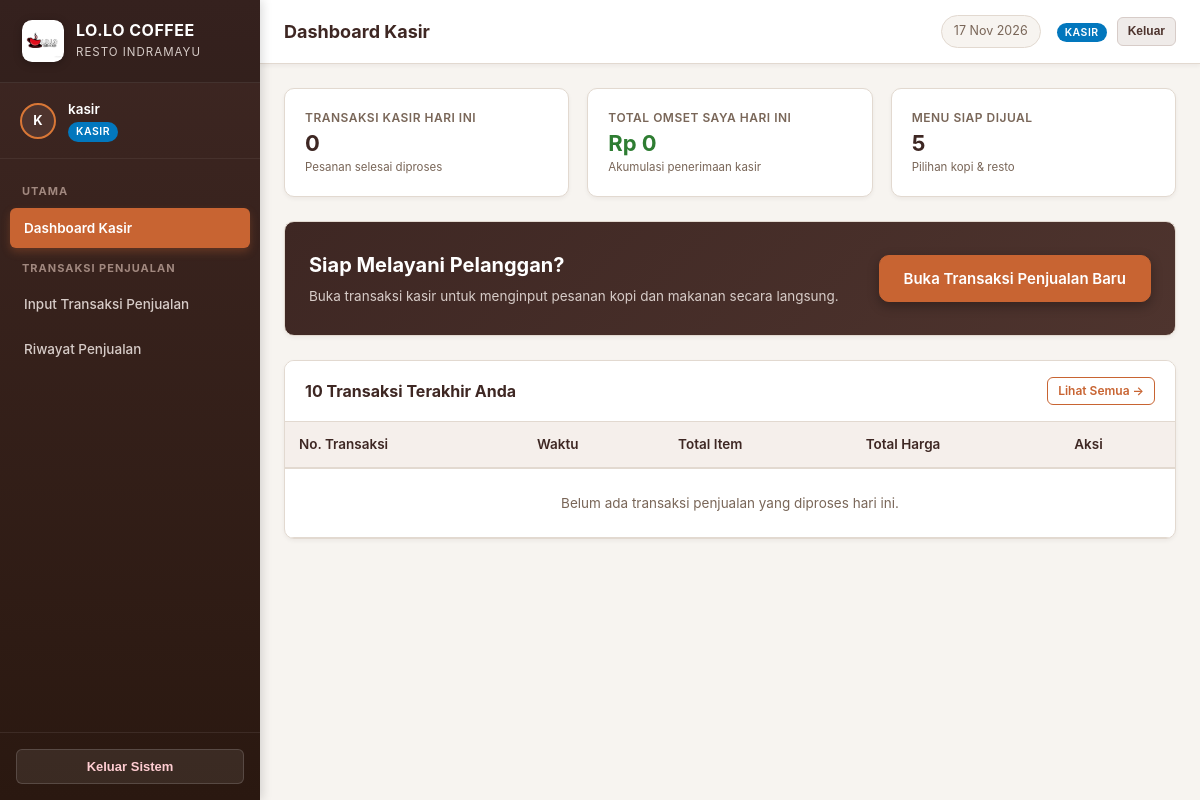
The page /pages/kasir/dashboard.php (signed in) on the database as committed earlier.
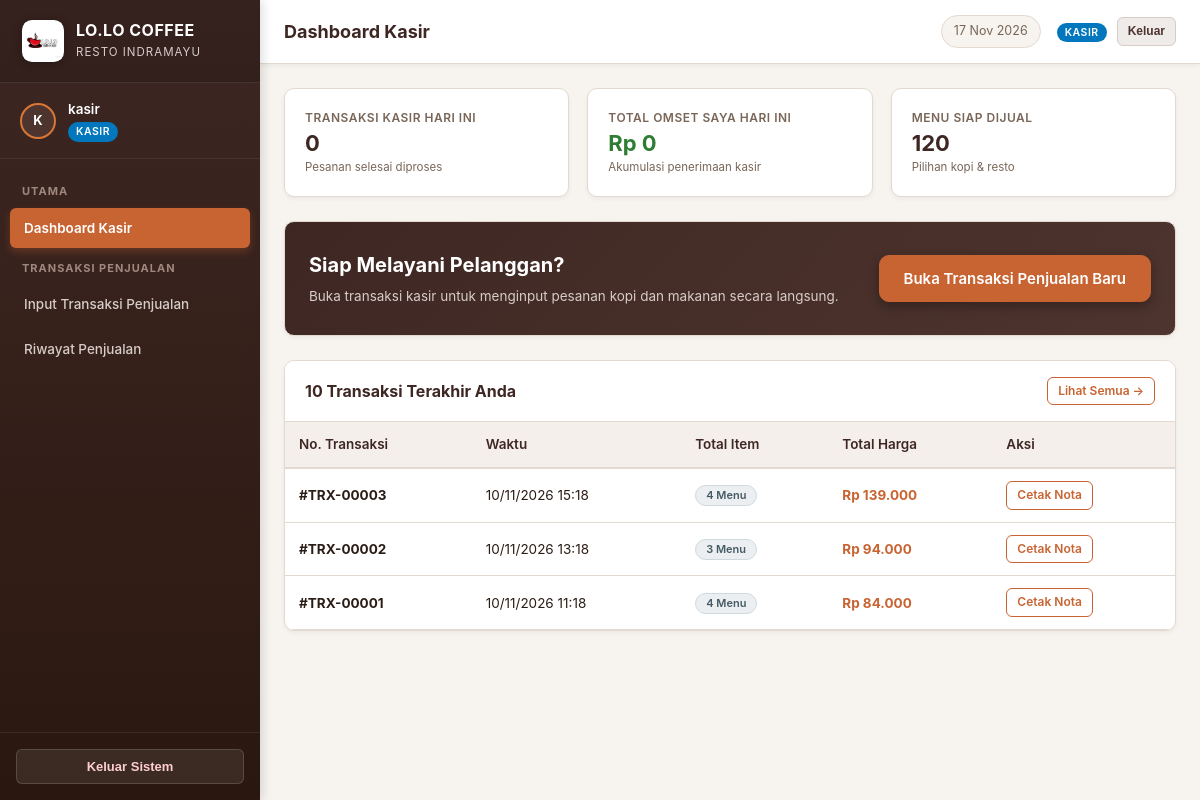
The same page on the database as committed later.
### tables this page shows
CREATE TABLE `penjualan` (
    `id_penjualan` INT AUTO_INCREMENT PRIMARY KEY,
    `tanggal` DATETIME NOT NULL DEFAULT CURRENT_TIMESTAMP,
    `total_harga` DECIMAL(12,2) NOT NULL DEFAULT 0.00,
    `id_user` INT NOT NULL,
    CONSTRAINT `fk_penjualan_user` FOREIGN KEY (`id_user`) REFERENCES `pengguna` (`id_user`) ON DELETE RESTRICT
);

### includes/auth.php (called while the page is built, shortened)
<?php
require_once __DIR__ . '/../config/database.php';
function current_user_id() {
    return $_SESSION['id_user'] ?? null;
}
function current_user_name() {
    return $_SESSION['username'] ?? 'Pengguna';
}
function current_user_role() {
    return $_SESSION['role'] ?? '';
}

### config/database.php (called while the page is built, shortened)
<?php
class Database {
    private static $host = '127.0.0.1';
    private static $db_name = 'proyek 1';
    private static $username = 'root';
    private static $password = '';
    private static $conn = null;
    public static function getConnection() {
        if (self::$conn === null) {
            try {
                $options = [
                    PDO::ATTR_ERRMODE => PDO::ERRMODE_EXCEPTION,
                    PDO::ATTR_DEFAULT_FETCH_MODE => PDO::FETCH_ASSOC,
                    PDO::ATTR_EMULATE_PREPARES => true,
                    PDO::MYSQL_ATTR_MULTI_STATEMENTS => true,
                ];
                $dsn = "mysql:host=" . self::$host . ";dbname=" . self::$db_name . ";charset=utf8mb4";
                try {
                    self::$conn = new PDO($dsn, self::$username, self::$password, $options);
                } catch (PDOException $e) {
                    if ($e->getCode() == 1049 || strpos($e->getMessage(), 'Unknown database') !== false) {
                        $serverPdo = new PDO("mysql:host=" . self::$host . ";charset=utf8mb4", self::$username, self::$password, $options);
                        $serverPdo->exec("CREATE DATABASE IF NOT EXISTS `" . self::$db_name . "` DEFAULT CHARACTER SET utf8mb4 COLLATE utf8mb4_unicode_ci;");
                        self::$conn = new PDO($dsn, self::$username, self::$password, $options);
                    } else {
                        throw $e;
                    }
                }
                $needImport = false;
                $checkTable = self::$conn->query("SHOW TABLES LIKE 'menu'");
                if ($checkTable->rowCount() === 0) {
                    $needImport = true;
                } else {
                    $countMenu = (int)self::$conn->query("SELECT COUNT(*) FROM `menu`")->fetchColumn();
                    if ($countMenu < 50) {
                        $needImport = true;
                    }
                }
                if ($needImport) {
                    $sqlFile = __DIR__ . '/../database.sql';
                    if (file_exists($sqlFile)) {
                        $sqlContent = file_get_contents($sqlFile);
                        $sqlContent = preg_replace('/USE `?[^`]+`?;/i', '', $sqlContent);
                        $sqlContent = preg_replace('/CREATE DATABASE IF NOT EXISTS [^;]+;/i', '', $sqlContent);
                        try {
                            self::$conn->exec($sqlContent);
                        } catch (PDOException $ex) {
                            $statements = array_filter(array_map('trim', explode(";\n", $sqlContent)));
                            foreach ($statements as $stmt) {
                                if (!empty($stmt)) {
                                    self::$conn->exec($stmt);
                                }
                            }
                        }
                    }
                }
            } catch (PDOException $e) {
                die('<div style="font-family:Segoe UI,sans-serif;max-width:600px;margin:50px auto;padding:24px;background:#fff3cd;border:1px solid #ffeeba;border-radius:8px;color:#856404;">' .
                    '<h3 style="margin-top:0;">Gagal Terhubung ke Database MySQL</h3>' .
                    '<p>Pastikan MySQL di Laragon / XAMPP sudah aktif.</p>' .
                    '<p><small>Detail Error: ' . htmlspecialchars($e->getMessage()) . '</small></p>' .
                    '</div>');
            }
        }
        return self::$conn;
    }
}
if (!function_exists('format_rupiah')) {
    function format_rupiah($angka) {
        return 'Rp ' . number_format((float)$angka, 0, ',', '.');
    }
}

### classes/Penjualan.php (called while the page is built, shortened)
<?php
require_once __DIR__ . '/../config/database.php';
require_once __DIR__ . '/Menu.php';
class Penjualan {
    private $db;
    public function __construct() {
        $this->db = Database::getConnection();
    }
    public function getRiwayat($limit = 50, $id_user = null) {
        $sql = "
            SELECT p.*, u.username as nama_kasir,
                   (SELECT COUNT(*) FROM detail_penjualan dp WHERE dp.id_penjualan = p.id_penjualan) as total_item
            FROM penjualan p
            JOIN pengguna u ON p.id_user = u.id_user
        ";
        $params = [];
        if ($id_user !== null) {
            $sql .= " WHERE p.id_user = :id_user";
            $params[':id_user'] = $id_user;
        }
        $sql .= " ORDER BY p.tanggal DESC LIMIT " . (int)$limit;
        $stmt = $this->db->prepare($sql);
        $stmt->execute($params);
        return $stmt->fetchAll();
    }
    public function getStatistikKasirHariIni($id_user) {
        $stmt = $this->db->prepare("
            SELECT
                COUNT(*) as total_transaksi,
                COALESCE(SUM(total_harga), 0) as total_pendapatan
            FROM penjualan
            WHERE DATE(tanggal) = CURDATE() AND id_user = :id_user
        ");
        $stmt->execute([':id_user' => (int)$id_user]);
        return $stmt->fetch();
    }
}

### classes/Menu.php (called while the page is built, shortened)
<?php
require_once __DIR__ . '/../config/database.php';
class Menu {
    private $db;
    public function __construct() {
        $this->db = Database::getConnection();
    }
    public function countTotal() {
        $stmt = $this->db->query("SELECT COUNT(*) AS total FROM menu");
        $row = $stmt->fetch();
        return (int)($row['total'] ?? 0);
    }
}

### pages/kasir/dashboard.php (the view, shortened to what this page needs)
<?php
$page_title = 'Dashboard Kasir';
require_once __DIR__ . '/../../includes/auth.php';
require_once __DIR__ . '/../../classes/Penjualan.php';
require_once __DIR__ . '/../../classes/Menu.php';
$penjualanModel = new Penjualan();
$menuModel = new Menu();
$statsHariIni = $penjualanModel->getStatistikKasirHariIni(current_user_id());
$riwayatKasir = $penjualanModel->getRiwayat(10, current_user_id());
$totalMenu = $menuModel->countTotal();
require_once __DIR__ . '/../../includes/header.php';
?>
<div class="stats-grid">
    <div class="stat-card">
        <div class="stat-content">
            <div class="stat-label">Transaksi Kasir Hari Ini</div>
            <div class="stat-value"><?= number_format($statsHariIni['total_transaksi'] ?? 0, 0) ?></div>
            <div class="stat-subtext">Pesanan selesai diproses</div>
        </div>
    </div>
    <div class="stat-card">
        <div class="stat-content">
            <div class="stat-label">Total Omset Saya Hari Ini</div>
            <div class="stat-value" style="color: var(--color-success);">
                <?= format_rupiah($statsHariIni['total_pendapatan'] ?? 0) ?>
            </div>
            <div class="stat-subtext">Akumulasi penerimaan kasir</div>
        </div>
    </div>
    <div class="stat-card">
        <div class="stat-content">
            <div class="stat-label">Menu Siap Dijual</div>
            <div class="stat-value"><?= number_format($totalMenu, 0) ?></div>
            <div class="stat-subtext">Pilihan kopi & resto</div>
        </div>
    </div>
</div>
<div class="card" style="background: linear-gradient(135deg, var(--cafe-espresso) 0%, var(--cafe-mocha) 100%); color:#FFF;">
    <div class="card-body" style="padding: 28px 24px; display:flex; justify-content:space-between; align-items:center; flex-wrap:wrap; gap:16px;">
        <div>
            <h2 style="font-size: 20px; font-weight: 700; margin-bottom: 6px;">Siap Melayani Pelanggan?</h2>
            <p style="font-size: 13.5px; color: #D7CCC8;">Buka transaksi kasir untuk menginput pesanan kopi dan makanan secara langsung.</p>
        </div>
        <div>
            <a href="<?= BASE_URL ?>/pages/kasir/penjualan.php" class="btn btn-primary btn-lg" style="box-shadow: 0 4px 12px rgba(0,0,0,0.3);">
                Buka Transaksi Penjualan Baru
            </a>
        </div>
    </div>
</div>
<div class="card">
    <div class="card-header">
        <div class="card-title">10 Transaksi Terakhir Anda</div>
        <a href="<?= BASE_URL ?>/pages/kasir/riwayat_penjualan.php" class="btn btn-sm btn-outline">Lihat Semua &rarr;</a>
    </div>
    <div class="table-responsive">
        <table class="table">
            <thead>
                <tr>
                    <th>No. Transaksi</th>
                    <th>Waktu</th>
                    <th>Total Item</th>
                    <th>Total Harga</th>
                    <th>Aksi</th>
                </tr>
            </thead>
            <tbody>
                <?php if (empty($riwayatKasir)): ?>
                    <tr>
                        <td colspan="5" style="text-align:center; padding: 24px; color: var(--text-muted);">
                            Belum ada transaksi penjualan yang diproses hari ini.
                        </td>
                    </tr>
                <?php else: ?>
                    <?php foreach ($riwayatKasir as $r): ?>
                        <tr>
                            <td><strong>#TRX-<?= str_pad($r['id_penjualan'], 5, '0', STR_PAD_LEFT) ?></strong></td>
                            <td><?= date('d/m/Y H:i', strtotime($r['tanggal'])) ?></td>
                            <td><span class="badge badge-secondary"><?= $r['total_item'] ?> Menu</span></td>
                            <td style="font-weight: 700; color: var(--cafe-accent);">
                                <?= format_rupiah($r['total_harga']) ?>
                            </td>
                            <td>
                                <a href="<?= BASE_URL ?>/pages/kasir/nota.php?id=<?= $r['id_penjualan'] ?>" class="btn btn-sm btn-outline">
                                    Cetak Nota
                                </a>
                            </td>
                        </tr>
                    <?php endforeach; ?>
                <?php endif; ?>
            </tbody>
        </table>
    </div>
</div>
<?php require_once __DIR__ . '/../../includes/footer.php'; ?>

### includes/header.php (shortened to what this page needs)
<?php
require_once __DIR__ . '/auth.php';
$current_user_role = current_user_role();
$page_title = $page_title ?? 'LO.LO Coffee & Resto';
?>
<!DOCTYPE html>
<html lang="id">
<head>
    <link rel="stylesheet" href="<?= BASE_URL ?>/assets/css/style.css">
</head>
<body>
<div class="app-container">
    <?php require_once __DIR__ . '/sidebar.php'; ?>
    <div class="main-wrapper">
        <header class="topbar">
            <div class="topbar-left">
                <div class="page-title">
                    <h1><?= htmlspecialchars($page_title) ?></h1>
                </div>
            </div>
            <div class="topbar-right">
                <div class="time-badge">
                    <span><?= date('d M Y') ?></span>
                </div>
                <div class="user-info-quick" style="display:flex;align-items:center;gap:10px;">
                    <span class="role-pill role-<?= htmlspecialchars($current_user_role) ?>">
                        <?= strtoupper(htmlspecialchars($current_user_role)) ?>
                    </span>
                    <button type="button" class="btn btn-sm btn-secondary" data-trigger="modal-logout" title="Keluar dari Sistem">
                        Keluar
                    </button>
                </div>
            </div>
        </header>
        <main class="content-body">

### includes/sidebar.php (shortened to what this page needs)
<?php
$current_script = basename($_SERVER['SCRIPT_NAME']);
$role = current_user_role();
?>
<aside class="sidebar" id="appSidebar">
    <div class="sidebar-brand">
        <div class="brand-icon">
            <img src="<?= BASE_URL ?>/assets/img/logo.png" alt="Logo LO.LO Coffee & Resto">
        </div>
        <div class="brand-text">
            <h2>LO.LO COFFEE</h2>
            <span>Resto Indramayu</span>
        </div>
    </div>
    <div class="sidebar-user">
        <div class="user-avatar">
            <?= strtoupper(substr(current_user_name(), 0, 1)) ?>
        </div>
        <div class="user-info">
            <div class="username"><?= htmlspecialchars(current_user_name()) ?></div>
            <span class="role-pill role-<?= htmlspecialchars($role) ?>">
                <?= strtoupper(htmlspecialchars($role)) ?>
            </span>
        </div>
    </div>
    <ul class="sidebar-menu">
        <?php if ($role === 'pemilik'): ?>
            <li class="menu-category">Utama</li>
            <li>
                <a href="<?= BASE_URL ?>/pages/pemilik/dashboard.php" class="<?= $current_script === 'dashboard.php' ? 'active' : '' ?>">
                    <span>Dashboard Pemilik</span>
                </a>
            </li>
            <li class="menu-category">Data Master & Resep</li>
            <li>
                <a href="<?= BASE_URL ?>/pages/pemilik/bahan.php" class="<?= $current_script === 'bahan.php' ? 'active' : '' ?>">
                    <span>Data Bahan Baku</span>
                </a>
            </li>
            <li>
                <a href="<?= BASE_URL ?>/pages/pemilik/menu.php" class="<?= $current_script === 'menu.php' ? 'active' : '' ?>">
                    <span>Data Menu</span>
                </a>
            </li>
            <li>
                <a href="<?= BASE_URL ?>/pages/pemilik/resep.php" class="<?= $current_script === 'resep.php' ? 'active' : '' ?>">
                    <span>Atur Resep (BOM)</span>
                </a>
            </li>
            <li class="menu-category">Inventori & Laporan</li>
            <li>
                <a href="<?= BASE_URL ?>/pages/pemilik/opname.php" class="<?= $current_script === 'opname.php' ? 'active' : '' ?>">
                    <span>Stock Opname</span>
                </a>
            </li>
            <li>
                <a href="<?= BASE_URL ?>/pages/pemilik/laporan.php" class="<?= in_array($current_script, ['laporan.php', 'export_excel.php', 'export_pdf.php']) ? 'active' : '' ?>">
                    <span>Rekap Penjualan</span>
                </a>
            </li>
        <?php elseif ($role === 'kasir'): ?>
            <li class="menu-category">Utama</li>
            <li>
                <a href="<?= BASE_URL ?>/pages/kasir/dashboard.php" class="<?= $current_script === 'dashboard.php' ? 'active' : '' ?>">
                    <span>Dashboard Kasir</span>
                </a>
            </li>
            <li class="menu-category">Transaksi Penjualan</li>
            <li>
                <a href="<?= BASE_URL ?>/pages/kasir/penjualan.php" class="<?= $current_script === 'penjualan.php' ? 'active' : '' ?>">
                    <span>Input Transaksi Penjualan</span>
                </a>
            </li>
            <li>
                <a href="<?= BASE_URL ?>/pages/kasir/riwayat_penjualan.php" class="<?= in_array($current_script, ['riwayat_penjualan.php', 'nota.php']) ? 'active' : '' ?>">
                    <span>Riwayat Penjualan</span>
                </a>
            </li>
        <?php endif; ?>
    </ul>
    <div class="sidebar-footer">
        <button type="button" class="btn-sidebar-logout" data-trigger="modal-logout">
            <span>Keluar Sistem</span>
        </button>
    </div>
</aside>

### includes/footer.php (shortened to what this page needs)
        </main>
    </div>
</div>
</body>
</html>

Rows that differ between the two databases and show on the page:
added penjualan: id_penjualan "00003", tanggal "10/11/2026 15:18", total_item "4", total_harga "Rp 139.000"
added penjualan: id_penjualan "00002", tanggal "10/11/2026 13:18", total_item "3", total_harga "Rp 94.000"
added penjualan: id_penjualan "00001", tanggal "10/11/2026 11:18", total_item "4", total_harga "Rp 84.000"
Other text that changed with them:
$totalMenu: "5" → "120"
text no longer shown: "Belum ada transaksi penjualan yang diproses hari ini."
